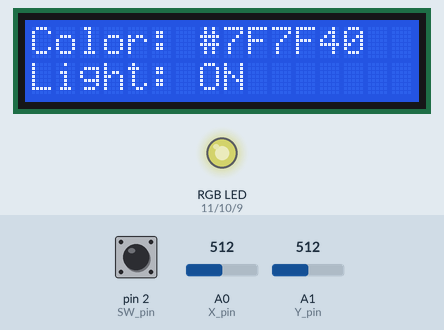
Bench run of a sketch on a simulated Arduino Uno, built with avr-gcc and run on an emulated ATmega328P. Parts: 16×2 character LCD, an RGB LED mixed from three pins (HIGH = lit). The inputs (shaded band) are chosen by the test bench; at power-on: pin 2 (SW_pin) HIGH, A0 (X_pin) = 512, A1 (Y_pin) = 512. Dim RGB values are drawn brighter than linear.

Above: at 1.2 s.
1.3 s: pin 2 (SW_pin) pulled LOW for 0.15 s
At 1.37 s:
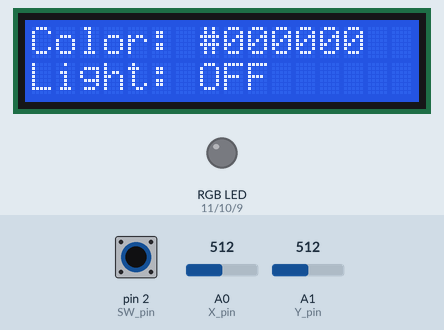
2.9 s: A0 (X_pin) set to 716
At 3.2 s:
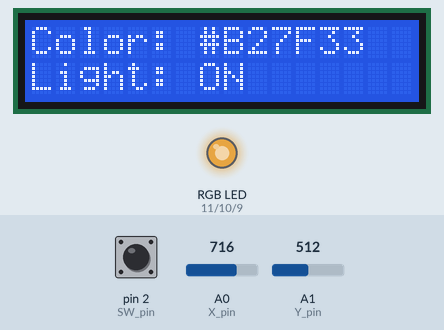
4.4 s: A1 (Y_pin) set to 716
At 5.6 s:
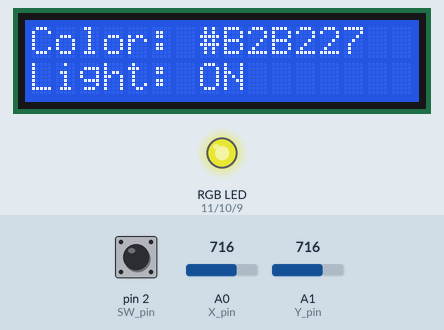
5.9 s: A0 (X_pin) set to 900
At 6.6 s:
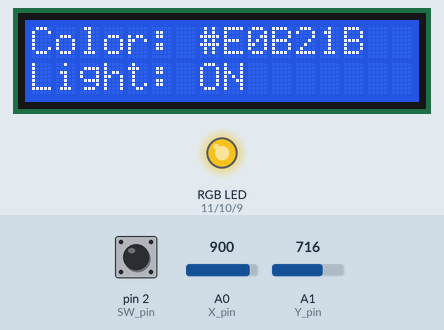
7.4 s: A1 (Y_pin) set to 900
At 7.7 s:
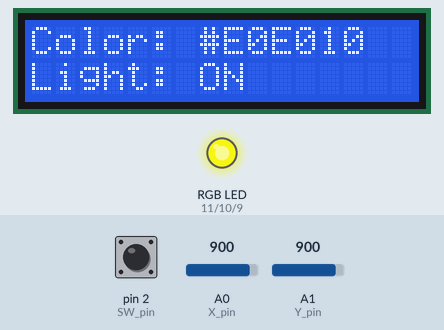
8.9 s: A0 (X_pin) set to 511
At 10.2 s:
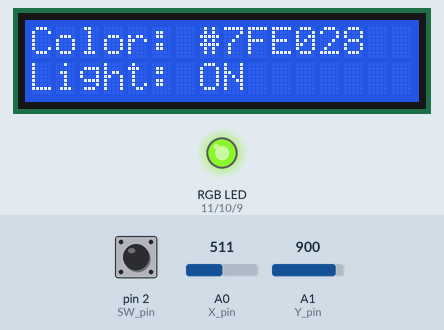
Timing chart, 0 to 11.4 s (numbered marks = the images above; inputs shaded):
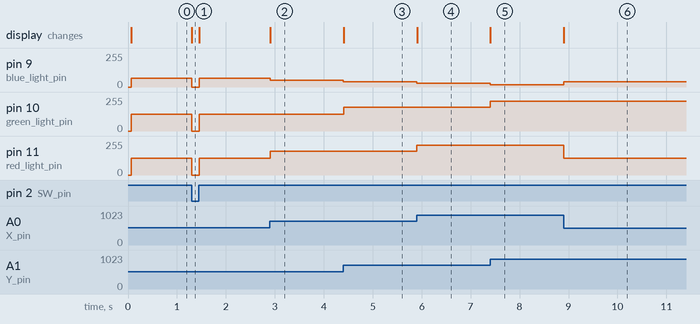

Measured:
- after the input at 1.3 s, pin 9 (blue_light_pin): 64/255 → 0/255 at once, → 64/255 0.15 s later; pin 10 (green_light_pin), pin 11 (red_light_pin): 127/255 → 0/255 at once, → 127/255 0.15 s later; the display: first changes at once (image 1 shows a later state)
- after the input at 2.9 s, pin 9 (blue_light_pin): 64/255 → 51/255 at once; pin 11 (red_light_pin): 127/255 → 178/255 at once; the display: changes at once (image 2)
- after the input at 4.4 s, pin 9 (blue_light_pin): 51/255 → 39/255 at once; pin 10 (green_light_pin): 127/255 → 178/255 at once; the display: changes at once (image 3)
- after the input at 5.9 s, pin 9 (blue_light_pin): 39/255 → 27/255 at once; pin 11 (red_light_pin): 178/255 → 224/255 at once; the display: changes at once (image 4)
- after the input at 7.4 s, pin 9 (blue_light_pin): 27/255 → 16/255 at once; pin 10 (green_light_pin): 178/255 → 224/255 at once; the display: changes at once (image 5)
- after the input at 8.9 s, pin 9 (blue_light_pin): 16/255 → 40/255 at once; pin 11 (red_light_pin): 224/255 → 127/255 at once; the display: changes at once (image 6)

The sketch:

color_picker.ino
```cpp
// AUTHORED BY christopolise 2019-07-20

#include <LiquidCrystal.h>

// Arduino pin numbers
const int SW_pin = 2; // digital pin connected to switch output
const int X_pin = A0; // analog pin connected to X output
const int Y_pin = A1; // analog pin connected to Y output
const int red_light_pin = 11;
const int green_light_pin = 10;
const int blue_light_pin = 9;

LiquidCrystal lcd(12, 13, 4, 5, 6, 7);

unsigned int red = 0;
unsigned int green = 0;
unsigned int blue = 0;

void setup() {
  pinMode(SW_pin, INPUT);
  digitalWrite(SW_pin, HIGH);
  Serial.begin(9600);

  pinMode(red_light_pin, OUTPUT);
  pinMode(green_light_pin, OUTPUT);
  pinMode(blue_light_pin, OUTPUT);

  lcd.begin(16, 2);
}

void loop() {

  lcd.setCursor(0, 0);
  lcd.print("Color: ");
  lcd.print("#");
  if (red == 0){
    lcd.print("00");
  }
  else
  {
    lcd.print(red, HEX);
  }
  if (green == 0){
    lcd.print("00");
  }
  else
  {
    lcd.print(green, HEX);
  }
  if (blue == 0){
    lcd.print("00");
  }
  else
  {
    lcd.print(blue, HEX);
  }

  lcd.setCursor(0,1);
  lcd.print("Light: ");

  if (!digitalRead(SW_pin))
  {
    red = 0;
    green = 0;
    blue = 0;
    lcd.print("OFF");

  }
  else
  {
    red = map(analogRead(X_pin), 0, 1023, 0, 255);
    green = map(analogRead(Y_pin), 0, 1023, 0, 255);
    blue = map(analogRead(X_pin)+analogRead(Y_pin), 0, 2047, 127, 0);
    lcd.print("ON ");
  }
  RGB_color(red, green, blue);
//  delayMicroseconds(250);

}

void RGB_color(int red_light_value, int green_light_value, int blue_light_value)
 {
  analogWrite(red_light_pin, red_light_value);
  analogWrite(green_light_pin, green_light_value);
  analogWrite(blue_light_pin, blue_light_value);
}
```
